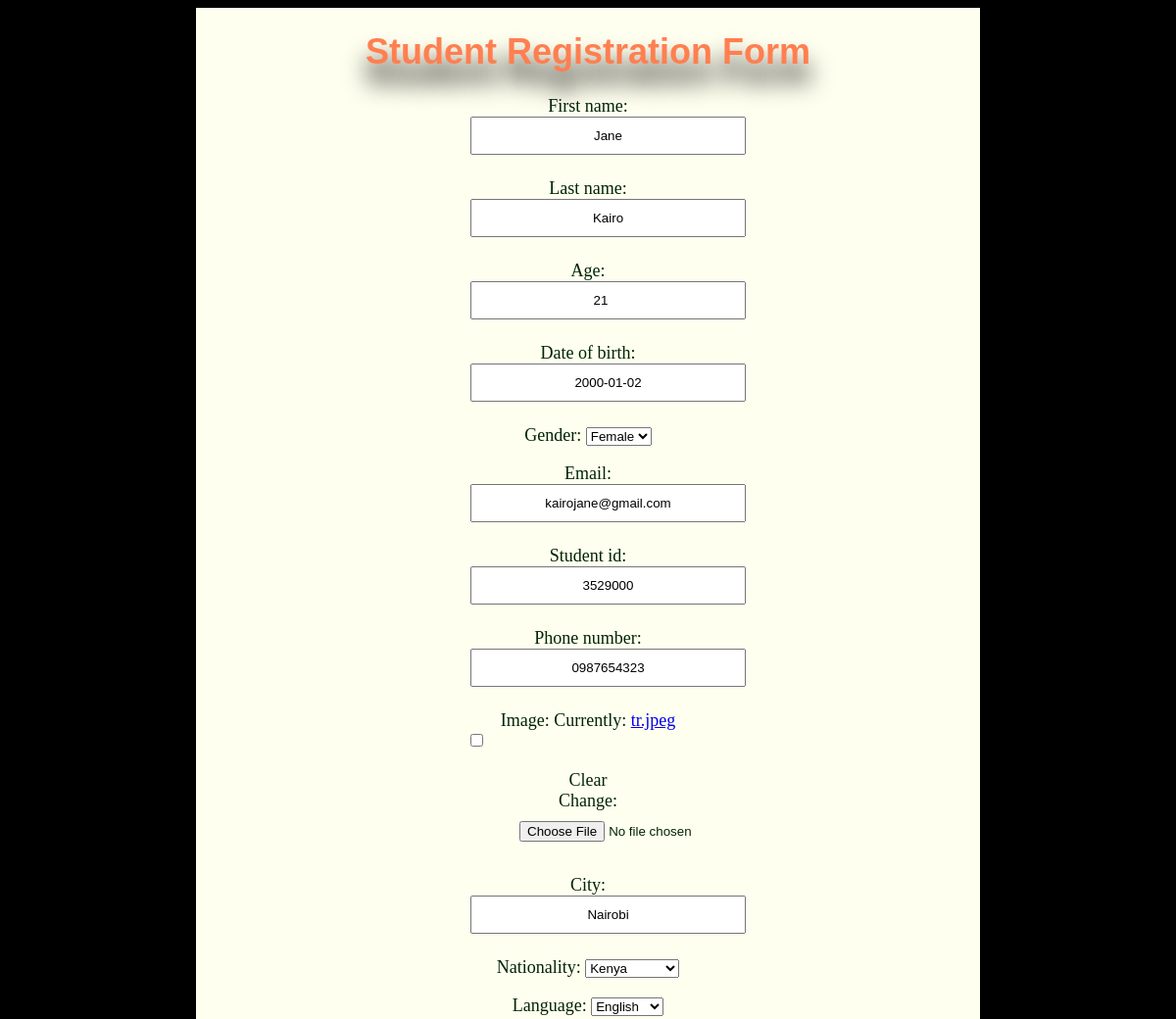
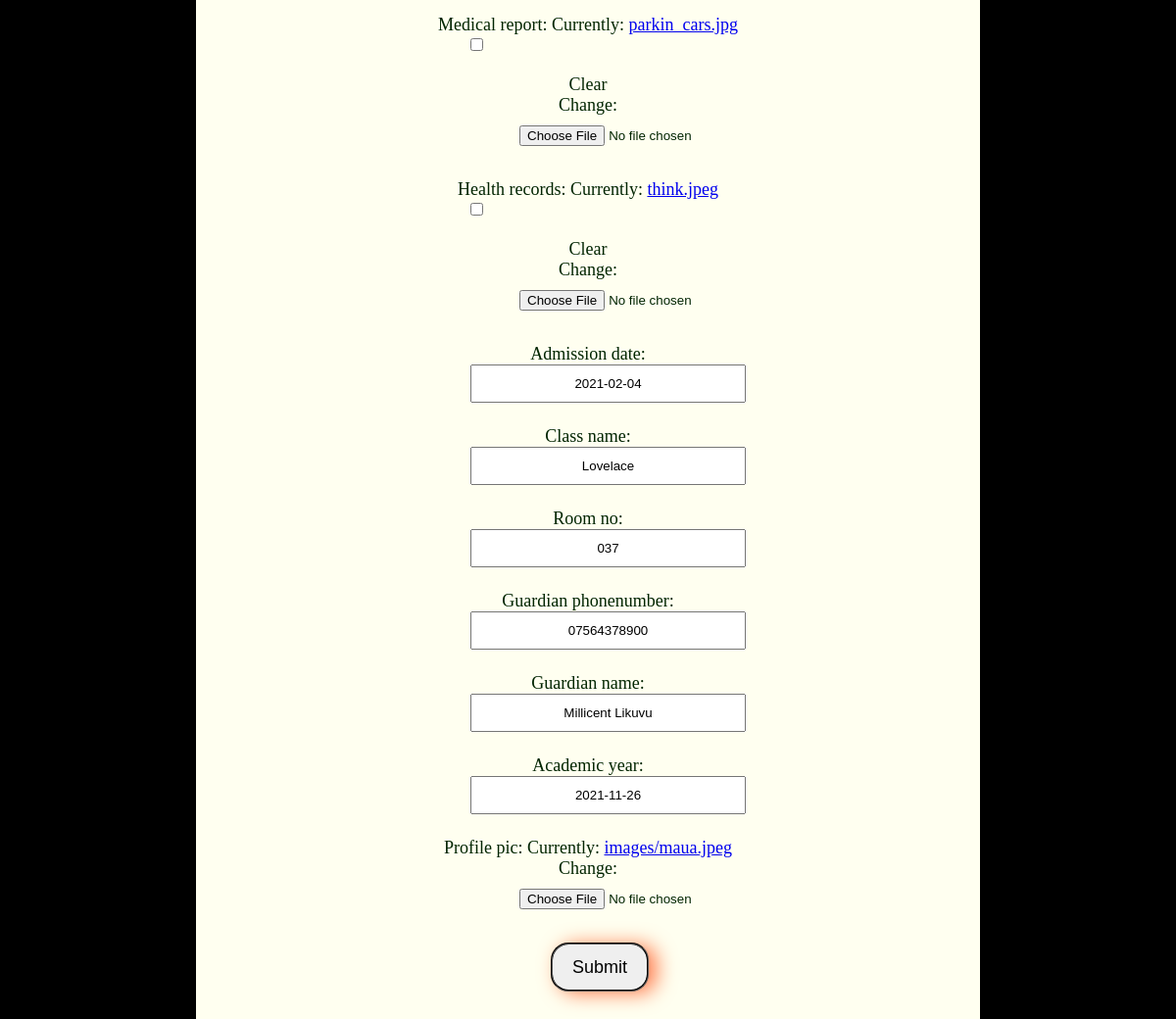
Screenshot of /student/edit/4/ with the database file from the repository (2 pictures, top to bottom).
### student/models.py (models this page shows, shortened)
class Student(models.Model):
    first_name=models.CharField(max_length=12,null=True,blank=True)
    last_name=models.CharField(max_length=20,null=True,blank=True)
    age=models.PositiveSmallIntegerField()
    date_of_birth=models.DateField()
    gender_choice=(( u'F',u'Female'),( u'M',u'Male'),( u'O',u'Others'))
    gender=models.CharField(max_length=10,choices=gender_choice ,null=True,blank=True)
    email=models.EmailField(null=True,blank=True)
    student_id=models.CharField(max_length=15,null=True,blank=True)
    phone_number=models.CharField(max_length=13,null=True,blank=True)
    image=models.ImageField(null=True,blank=True)
    city=models.CharField(max_length=10,null=True,blank=True)
    nation=(( u'K',u'Kenya'),( u'U',u'Uganda'),( u'R',u'Rwanda'),( u'S',u'Sudan'),( u'S',u'SouthSudan'))
    nationality=models.CharField(max_length=15,choices=nation,null=True,blank=True)
    languages=(( u'E',u'English'),( u'K',u'Kiswahili'),( u'F',u'French'))
    language=models.CharField(max_length=18,choices=languages,null=True,blank=True)
    medical_report=models.FileField(null=True,blank=True)
    health_records=models.FileField(null=True,blank=True)
    admission_date=models.DateField(max_length=15,null=True,blank=True)
    class_name=models.CharField(max_length=10,null=True,blank=True)
    room_no=models.CharField(max_length=14,null=True,blank=True)
    guardian_phonenumber=models.CharField(max_length=15,null=True,blank=True)
    guardian_name=models.CharField(max_length=20,null=True,blank=True)
    academic_year=models.DateField(null=True,blank=True)
    profile_pic=models.ImageField(upload_to="images")

### student/views.py (the view)
# urls.py: path("edit/<int:id>/",edit_student,name="edit_student"),
def edit_student(request ,id):
    student=Student.objects.get(id=id)
    if request.method=="POST":
        form=StudentRegistrationForm(request.POST,instance=student)
        if form.is_valid():
            form.save()
    else:
        form=StudentRegistrationForm(instance=student)
        return render(request ,"edit_student.html",{"form":form})

### student/forms.py
class StudentRegistrationForm(forms.ModelForm):
    class Meta:
        model = Student
        fields="__all__"

### student/templates/edit_student.html (shortened to what this page needs)
<!DOCTYPE html>
<html lang="en">
<head>
</head>
<body>
    <form method="POST" enctype="multipart/form-data">
    <h1>Student Registration Form</h1>
    {{form.as_p}}
  <button type="submit">Submit</button>
    </form>
</body>
</html>

### student/templates/edit_student.html (style rules this page uses)
body { justify-content: center; background-color:black; color: rgb(2, 37, 2); font-size: 18px; height: 350vh; text-align: center; display: flex; }
form { text-align: center; width: 70%; background-color: ivory; max-width:800px ; }
input { display: flex; text-align: center; padding: 10px 50px; margin-left: 35%; margin-bottom: 3%; }
h1 { color:coral; text-align: center; text-shadow: 0px 20px 25px black; font-family: sans-serif; font-weight:900; }
button { border-radius: 18px; color:black; width: 100px; height: 50px; font-size: 18px; margin-left: 3%; align-items: center; border-color: black; top: 5px; box-shadow: 8px 2px 20px coral; border-style: groove; }

### rows the page displays
Student: first_name "Jane", last_name "Kairo", age "21", date_of_birth "2000-01-02", gender "Female", email "kairojane@gmail.com", student_id "3529000", phone_number "0987654323", city "Nairobi", nationality "Kenya", language "English", admission_date "2021-02-04", class_name "Lovelace", room_no "037", guardian_phonenumber "07564378900", guardian_name "Millicent Likuvu", academic_year "2021-11-26"
